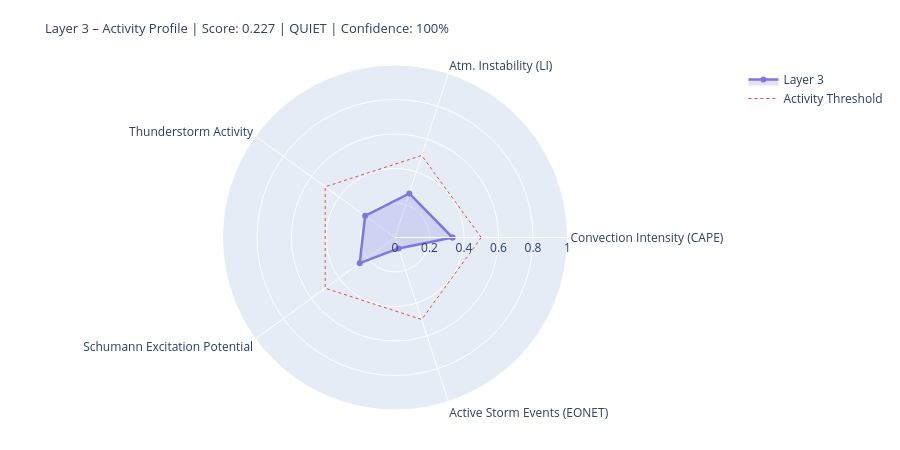

The notebook cell saved with this chart:
### Markdown cell above
---
## 4. State Assessment & Handoff to Layer 4/5

### Code cell
# ============================================================
# LAYER-3-SCORE
# Five dynamic components
# ============================================================

def norm(v, lo, hi):
    if v is None or (isinstance(v, float) and math.isnan(v)): return None
    return round(max(0.0, min(1.0, (v - lo) / (hi - lo))), 4)

# --- 1) Convection intensity (global CAPE mean) ---
cape_mean = df_atm['cape'].dropna().mean() if not df_atm.empty else None
conv_score = norm(cape_mean, 0, 3000)
conv_src   = 'primary' if cape_mean is not None else 'missing'

# --- 2) Atmospheric instability (LI mean) ---
li_mean   = df_atm['li'].dropna().mean() if not df_atm.empty else None
# Negative LI = unstable → higher score
instab_score = norm(-li_mean if li_mean is not None else None, -6, 6)
instab_src   = 'primary' if li_mean is not None else 'missing'

# --- 3) Thunderstorm activity (mean thunder score + WMO count) ---
thunder_mean = df_atm['thunder_score'].mean() if not df_atm.empty else None
n_thunder    = int(df_atm['thunderstorm'].sum()) if not df_atm.empty else 0
thunder_score_val = norm(
    (thunder_mean or 0) * 0.7 + n_thunder * 0.1, 0, 1.0
) if thunder_mean is not None else None
thunder_src = 'primary'

# --- 4) Schumann excitation potential (weighted Schumann contribution) ---
schumann_pot = df_atm['schumann_contribution'].mean() if not df_atm.empty else None
# Boosted by Layer-2 thunderstorm trigger
if schumann_pot is not None and l2_thunder:
    schumann_pot = min(1.0, schumann_pot * 1.2)
schumann_score = norm(schumann_pot, 0, 1.0) if schumann_pot is not None else None
schumann_src   = 'derived'

# --- 5) Storm activity (NASA EONET) ---
# Distinction: None = data not loaded, 0.0 = loaded but no events
storm_score = None
storm_src   = 'missing'
if raw.get('storms') is not None:          # API reached successfully
    storm_score = norm(len(storm_events), 0, 30) if storm_events else 0.0
    storm_src   = 'primary'

# X-Ray and Kp: context only, not in dynamic score
# (X-Ray = Layer-0/4 driver; Kp = geomagnetic index, not a lightning proxy)
xray_context = None
if raw.get('xray'):
    df_xc = pd.DataFrame(raw['xray'])
    fc = next((c for c in df_xc.columns
               if any(k in c.lower() for k in ['flux','long']) and 'time' not in c.lower()),
              df_xc.columns[1])
    df_xc[fc] = pd.to_numeric(df_xc[fc], errors='coerce')
    xray_last = df_xc[fc].dropna().iloc[-1] if not df_xc[fc].dropna().empty else None
    if xray_last:
        xray_class = ('X' if xray_last>=1e-4 else 'M' if xray_last>=1e-5
                      else 'C' if xray_last>=1e-6 else 'B')
        xray_context = {'flux': float(xray_last), 'class': xray_class}
        print(f'X-Ray context: {xray_class}-class ({xray_last:.2e} W/m²)')

# --- Aggregate ---
COMPONENTS = {
    'Convection Intensity (CAPE)':  {'score': conv_score,       'source': conv_src,    'dynamic': True},
    'Atm. Instability (LI)':         {'score': instab_score,     'source': instab_src,  'dynamic': True},
    'Thunderstorm Activity':              {'score': thunder_score_val, 'source': thunder_src, 'dynamic': True},
    'Schumann Excitation Potential':   {'score': schumann_score,   'source': schumann_src,'dynamic': True},
    'Active Storm Events (EONET)': {'score': storm_score,      'source': storm_src,   'dynamic': True},
}

available   = {k: v['score'] for k, v in COMPONENTS.items() if v['score'] is not None}
unavailable = [k for k, v in COMPONENTS.items() if v['score'] is None]
layer3_score = round(sum(available.values()) / len(available), 4) if available else None
confidence   = round(len(available) / len(COMPONENTS), 2)
level = ('unknown' if layer3_score is None
         else 'quiet'   if layer3_score < 0.3
         else 'moderate' if layer3_score < 0.6
         else 'active')
dominant_l3 = max(available, key=available.get) if available else 'none'

# --- Ausgabe ---
W = 68
print('=' * W)
print('LAYER 3 – ATMOSPHERE / WEATHER / THUNDERSTORMS – STATE ASSESSMENT')
print('=' * W)
for name, comp in COMPONENTS.items():
    s = comp['score']
    if s is not None:
        bar = '█' * int(s * 20) + '░' * (20 - int(s * 20))
        print(f'  {name:<36} {bar}  {s:.3f}  [{comp["source"]}]')
    else:
        print(f'  {name:<36} {"─" * 20}  n/a   [missing]')
print('-' * W)
print(f'  Score:        {layer3_score:.3f}  ({len(available)}/{len(COMPONENTS)} components)')
print(f'  Confidence:   {confidence:.0%}')
print(f'  Level:        {level.upper()}')
print(f'  Dominant:     {dominant_l3}')
print(f'  CAPE mean:    {cape_mean:.0f} J/kg' if cape_mean else '  CAPE mean:    n/a')
print(f'  LI mean:      {li_mean:.1f} K' if li_mean is not None else '  LI mean:      n/a')
print(f'  Thunderstorms:{n_thunder} points (WMO)  +  {len(storm_events)} NASA EONET')
print('=' * W)

# Radar
cats   = list(available.keys())
vals_r = list(available.values())
if len(cats) >= 3:
    fig = go.Figure()
    fig.add_trace(go.Scatterpolar(
        r=vals_r + [vals_r[0]], theta=cats + [cats[0]],
        fill='toself', fillcolor='rgba(127,119,221,0.22)',
        line=dict(color='#7F77DD', width=2.5), name='Layer 3'
    ))
    fig.add_trace(go.Scatterpolar(
        r=[0.5] * (len(cats)+1), theta=cats + [cats[0]],
        line=dict(color='#E24B4A', dash='dot', width=1),
        mode='lines', name='Activity Threshold'
    ))
    fig.update_layout(
        title=dict(
            text=f'Layer 3 – Activity Profile | Score: {layer3_score:.3f} | {level.upper()} | Confidence: {confidence:.0%}',
            font=dict(size=13)
        ),
        polar=dict(radialaxis=dict(visible=True, range=[0, 1])),
        height=450, showlegend=True,
        margin=dict(l=60, r=60, t=65, b=40)
    )
    fig.show()

### Figure 1 — Plotly figure (JSON) as saved in the notebook; plotly's stock layout.template omitted (floating-point values rounded to 4 significant figures)
{"data": [{"fill": "toself", "fillcolor": "rgba(127,119,221,0.22)", "line": {"color": "#7F77DD", "width": 2.5}, "name": "Layer 3", "r": [0.3333, 0.2683, 0.2139, 0.2528, 0.0667, 0.3333], "theta": ["Convection Intensity (CAPE)", "Atm. Instability (LI)", "Thunderstorm Activity", "Schumann Excitation Potential", "Active Storm Events (EONET)", "Convection Intensity (CAPE)"], "type": "scatterpolar"}, {"line": {"color": "#E24B4A", "dash": "dot", "width": 1}, "mode": "lines", "name": "Activity Threshold", "r": [0.5, 0.5, 0.5, 0.5, 0.5, 0.5], "theta": ["Convection Intensity (CAPE)", "Atm. Instability (LI)", "Thunderstorm Activity", "Schumann Excitation Potential", "Active Storm Events (EONET)", "Convection Intensity (CAPE)"], "type": "scatterpolar"}], "layout": {"height": 450, "margin": {"b": 40, "l": 60, "r": 60, "t": 65}, "polar": {"radialaxis": {"range": [0, 1], "visible": true}}, "showlegend": true, "title": {"font": {"size": 13}, "text": "Layer 3 – Activity Profile | Score: 0.227 | QUIET | Confidence: 100%"}}}
